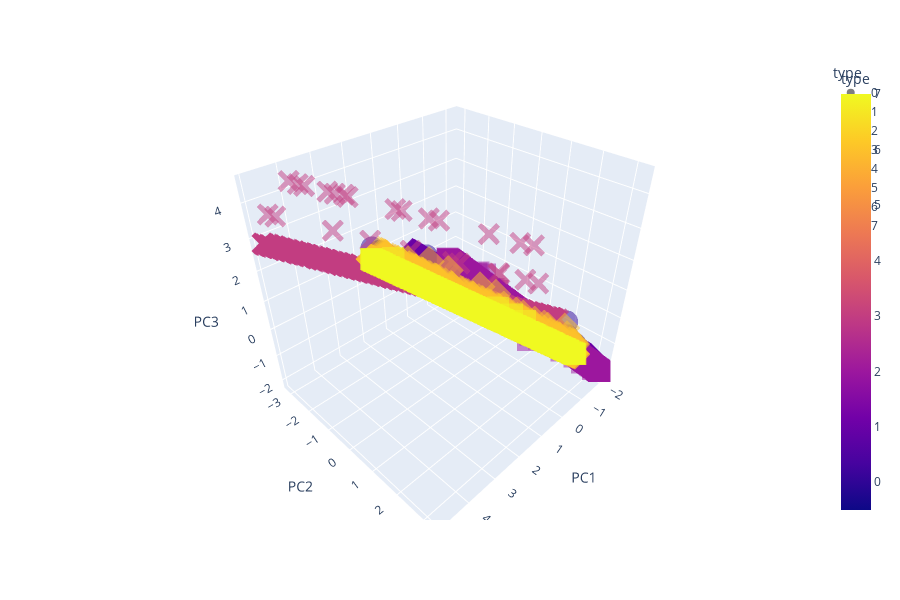

Notebook source saved alongside this figure:
### Code cell
fig = px.scatter_3d(
    pca_test, x='PC1', y='PC2', z='PC3', color='type',symbol='type', opacity=0.5, size_max=10,height=600,
    labels={'0': 'PC 1', '1': 'PC 2', '2': 'PC 3'}
)
fig.show()

### Figure 1 — Plotly figure (JSON) as saved in the notebook; plotly's stock layout.template omitted (floating-point values rounded to 4 significant figures; data arrays with more than 128 entries replaced by an {"elided": "..."} marker saying what was removed)
{"data": [{"hovertemplate": "type=%{marker.color}<br>PC1=%{x}<br>PC2=%{y}<br>PC3=%{z}<extra></extra>", "legendgroup": "0", "marker": {"color": {"elided": "1296 int values"}, "coloraxis": "coloraxis", "opacity": 0.5, "symbol": "circle"}, "mode": "markers", "name": "0", "scene": "scene", "showlegend": true, "type": "scatter3d", "x": {"elided": "1296 float values"}, "y": {"elided": "1296 float values"}, "z": {"elided": "1296 float values"}}, {"hovertemplate": "type=%{marker.color}<br>PC1=%{x}<br>PC2=%{y}<br>PC3=%{z}<extra></extra>", "legendgroup": "1", "marker": {"color": {"elided": "1107 int values"}, "coloraxis": "coloraxis", "opacity": 0.5, "symbol": "diamond"}, "mode": "markers", "name": "1", "scene": "scene", "showlegend": true, "type": "scatter3d", "x": {"elided": "1107 float values"}, "y": {"elided": "1107 float values"}, "z": {"elided": "1107 float values"}}, {"hovertemplate": "type=%{marker.color}<br>PC1=%{x}<br>PC2=%{y}<br>PC3=%{z}<extra></extra>", "legendgroup": "2", "marker": {"color": {"elided": "1098 int values"}, "coloraxis": "coloraxis", "opacity": 0.5, "symbol": "square"}, "mode": "markers", "name": "2", "scene": "scene", "showlegend": true, "type": "scatter3d", "x": {"elided": "1098 float values"}, "y": {"elided": "1098 float values"}, "z": {"elided": "1098 float values"}}, {"hovertemplate": "type=%{marker.color}<br>PC1=%{x}<br>PC2=%{y}<br>PC3=%{z}<extra></extra>", "legendgroup": "3", "marker": {"color": {"elided": "918 int values"}, "coloraxis": "coloraxis", "opacity": 0.5, "symbol": "x"}, "mode": "markers", "name": "3", "scene": "scene", "showlegend": true, "type": "scatter3d", "x": {"elided": "918 float values"}, "y": {"elided": "918 float values"}, "z": {"elided": "918 float values"}}, {"hovertemplate": "type=%{marker.color}<br>PC1=%{x}<br>PC2=%{y}<br>PC3=%{z}<extra></extra>", "legendgroup": "4", "marker": {"color": {"elided": "918 int values"}, "coloraxis": "coloraxis", "opacity": 0.5, "symbol": "cross"}, "mode": "markers", "name": "4", "scene": "scene", "showlegend": true, "type": "scatter3d", "x": {"elided": "918 float values"}, "y": {"elided": "918 float values"}, "z": {"elided": "918 float values"}}, {"hovertemplate": "type=%{marker.color}<br>PC1=%{x}<br>PC2=%{y}<br>PC3=%{z}<extra></extra>", "legendgroup": "5", "marker": {"color": {"elided": "747 int values"}, "coloraxis": "coloraxis", "opacity": 0.5, "symbol": "circle"}, "mode": "markers", "name": "5", "scene": "scene", "showlegend": true, "type": "scatter3d", "x": {"elided": "747 float values"}, "y": {"elided": "747 float values"}, "z": {"elided": "747 float values"}}, {"hovertemplate": "type=%{marker.color}<br>PC1=%{x}<br>PC2=%{y}<br>PC3=%{z}<extra></extra>", "legendgroup": "6", "marker": {"color": {"elided": "747 int values"}, "coloraxis": "coloraxis", "opacity": 0.5, "symbol": "diamond"}, "mode": "markers", "name": "6", "scene": "scene", "showlegend": true, "type": "scatter3d", "x": {"elided": "747 float values"}, "y": {"elided": "747 float values"}, "z": {"elided": "747 float values"}}, {"hovertemplate": "type=%{marker.color}<br>PC1=%{x}<br>PC2=%{y}<br>PC3=%{z}<extra></extra>", "legendgroup": "7", "marker": {"color": {"elided": "558 int values"}, "coloraxis": "coloraxis", "opacity": 0.5, "symbol": "square"}, "mode": "markers", "name": "7", "scene": "scene", "showlegend": true, "type": "scatter3d", "x": {"elided": "558 float values"}, "y": {"elided": "558 float values"}, "z": {"elided": "558 float values"}}], "layout": {"coloraxis": {"colorbar": {"title": {"text": "type"}}, "colorscale": [[0, "#0d0887"], [0.1111, "#46039f"], [0.2222, "#7201a8"], [0.3333, "#9c179e"], [0.4444, "#bd3786"], [0.5556, "#d8576b"], [0.6667, "#ed7953"], [0.7778, "#fb9f3a"], [0.8889, "#fdca26"], [1, "#f0f921"]]}, "height": 600, "legend": {"title": {"text": "type"}, "tracegroupgap": 0}, "margin": {"t": 60}, "scene": {"domain": {"x": [0, 1], "y": [0, 1]}, "xaxis": {"title": {"text": "PC1"}}, "yaxis": {"title": {"text": "PC2"}}, "zaxis": {"title": {"text": "PC3"}}}}}
